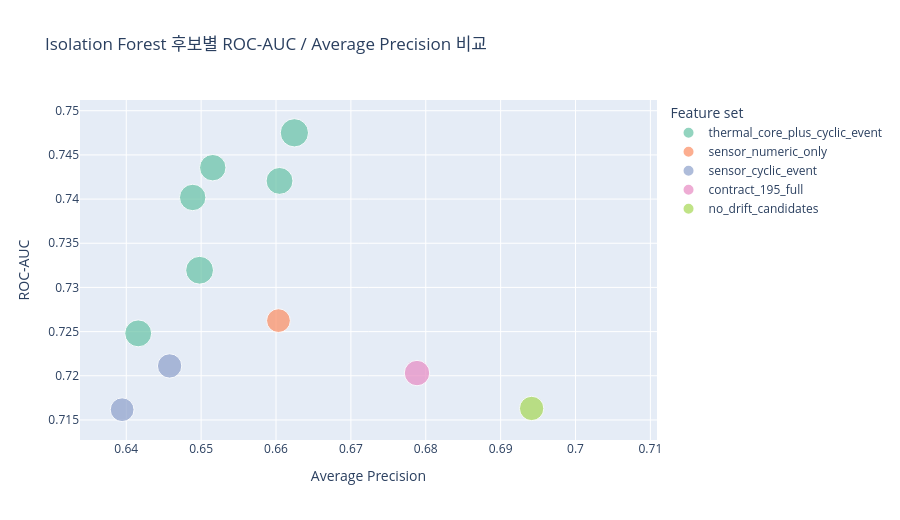
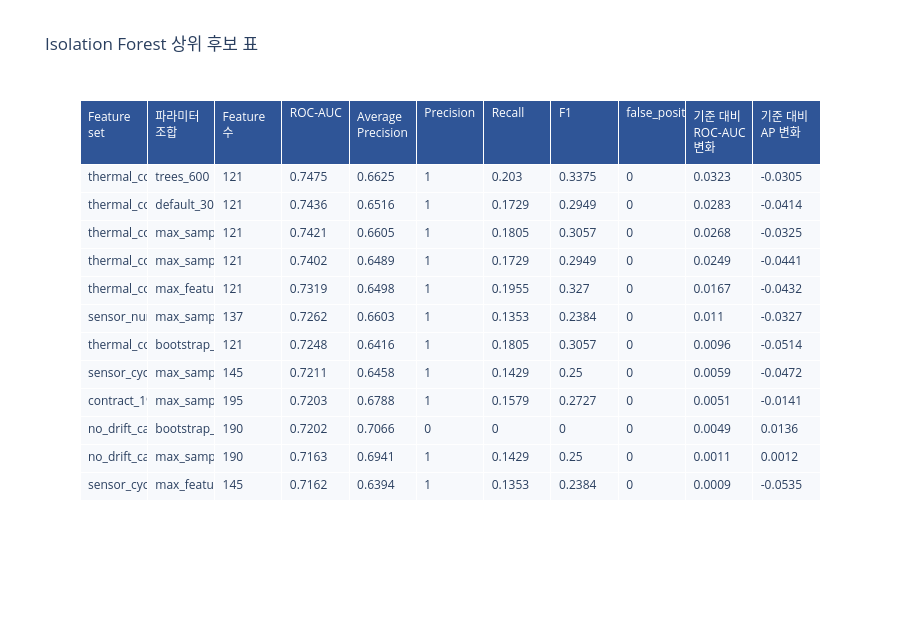

Notebook source saved alongside these figures, in order:
### Markdown cell above
## 2. Isolation Forest 자체 실험

먼저 IF 자체 score 품질을 확인했다. 여기서는 195개 feature contract를 바꾸지 않고, 모델 실험 layer에서만 feature subset을 다르게 사용했다.

비교 기준은 threshold label보다 score ranking 지표인 `ROC-AUC`와 `Average Precision`을 우선 본다.

### Code cell
iforest = read_csv("iforest_feature_hyperparam_summary.csv")
if not iforest.empty:
    top_if = iforest.sort_values(["roc_auc", "average_precision"], ascending=False).head(12)
    fig = px.scatter(
        top_if,
        x="average_precision",
        y="roc_auc",
        color="feature_set",
        size="f1",
        hover_name="param_set",
        title="Isolation Forest 후보별 ROC-AUC / Average Precision 비교",
        labels={"average_precision": "Average Precision", "roc_auc": "ROC-AUC", "feature_set": "Feature set", "f1": "F1"},
        color_discrete_sequence=COLOR_SEQ,
    )
    fig.update_layout(height=520)
    fig.show()
    show_table(
        top_if,
        "Isolation Forest 상위 후보 표",
        columns=["feature_set", "param_set", "feature_count", "roc_auc", "average_precision", "precision", "recall", "f1", "false_positive_rate", "delta_roc_auc_vs_baseline", "delta_ap_vs_baseline"],
        height=620,
    )

### Figure 1 — Plotly figure (JSON) as saved in the notebook; plotly's stock layout.template omitted (floating-point values rounded to 4 significant figures)
{"data": [{"hovertemplate": "<b>%{hovertext}</b><br><br>Feature set=thermal_core_plus_cyclic_event<br>Average Precision=%{x}<br>ROC-AUC=%{y}<br>F1=%{marker.size}<extra></extra>", "hovertext": ["trees_600", "default_300_auto", "max_samples_512", "max_samples_256", "max_features_075", "bootstrap_true"], "legendgroup": "thermal_core_plus_cyclic_event", "marker": {"color": "rgb(102,194,165)", "size": [0.3375, 0.2949, 0.3057, 0.2949, 0.327, 0.3057], "sizemode": "area", "sizeref": 0.0008438, "symbol": "circle"}, "mode": "markers", "name": "thermal_core_plus_cyclic_event", "orientation": "v", "showlegend": true, "type": "scatter", "x": [0.6625, 0.6516, 0.6605, 0.6489, 0.6498, 0.6416], "xaxis": "x", "y": [0.7475, 0.7436, 0.7421, 0.7402, 0.7319, 0.7248], "yaxis": "y"}, {"hovertemplate": "<b>%{hovertext}</b><br><br>Feature set=sensor_numeric_only<br>Average Precision=%{x}<br>ROC-AUC=%{y}<br>F1=%{marker.size}<extra></extra>", "hovertext": ["max_samples_256"], "legendgroup": "sensor_numeric_only", "marker": {"color": "rgb(252,141,98)", "size": [0.2384], "sizemode": "area", "sizeref": 0.0008438, "symbol": "circle"}, "mode": "markers", "name": "sensor_numeric_only", "orientation": "v", "showlegend": true, "type": "scatter", "x": [0.6603], "xaxis": "x", "y": [0.7262], "yaxis": "y"}, {"hovertemplate": "<b>%{hovertext}</b><br><br>Feature set=sensor_cyclic_event<br>Average Precision=%{x}<br>ROC-AUC=%{y}<br>F1=%{marker.size}<extra></extra>", "hovertext": ["max_samples_512", "max_features_075"], "legendgroup": "sensor_cyclic_event", "marker": {"color": "rgb(141,160,203)", "size": [0.25, 0.2384], "sizemode": "area", "sizeref": 0.0008438, "symbol": "circle"}, "mode": "markers", "name": "sensor_cyclic_event", "orientation": "v", "showlegend": true, "type": "scatter", "x": [0.6458, 0.6394], "xaxis": "x", "y": [0.7211, 0.7162], "yaxis": "y"}, {"hovertemplate": "<b>%{hovertext}</b><br><br>Feature set=contract_195_full<br>Average Precision=%{x}<br>ROC-AUC=%{y}<br>F1=%{marker.size}<extra></extra>", "hovertext": ["max_samples_512"], "legendgroup": "contract_195_full", "marker": {"color": "rgb(231,138,195)", "size": [0.2727], "sizemode": "area", "sizeref": 0.0008438, "symbol": "circle"}, "mode": "markers", "name": "contract_195_full", "orientation": "v", "showlegend": true, "type": "scatter", "x": [0.6788], "xaxis": "x", "y": [0.7203], "yaxis": "y"}, {"hovertemplate": "<b>%{hovertext}</b><br><br>Feature set=no_drift_candidates<br>Average Precision=%{x}<br>ROC-AUC=%{y}<br>F1=%{marker.size}<extra></extra>", "hovertext": ["bootstrap_true", "max_samples_512"], "legendgroup": "no_drift_candidates", "marker": {"color": "rgb(166,216,84)", "size": [0.0, 0.25], "sizemode": "area", "sizeref": 0.0008438, "symbol": "circle"}, "mode": "markers", "name": "no_drift_candidates", "orientation": "v", "showlegend": true, "type": "scatter", "x": [0.7066, 0.6941], "xaxis": "x", "y": [0.7202, 0.7163], "yaxis": "y"}], "layout": {"height": 520, "legend": {"itemsizing": "constant", "title": {"text": "Feature set"}, "tracegroupgap": 0}, "title": {"text": "Isolation Forest 후보별 ROC-AUC / Average Precision 비교"}, "xaxis": {"anchor": "y", "domain": [0.0, 1.0], "title": {"text": "Average Precision"}}, "yaxis": {"anchor": "x", "domain": [0.0, 1.0], "title": {"text": "ROC-AUC"}}}}

### Figure 2 — Plotly figure (JSON) as saved in the notebook; plotly's stock layout.template omitted (floating-point values rounded to 4 significant figures; data arrays with more than 128 entries replaced by an {"elided": "..."} marker saying what was removed)
{"data": [{"cells": {"align": "left", "fill": {"color": "#F7F9FC"}, "height": 28, "values": {"elided": "11x12 mixed values"}}, "header": {"align": "left", "fill": {"color": "#2F5597"}, "font": {"color": "white", "size": 12}, "height": 30, "values": ["Feature set", "파라미터 조합", "Feature 수", "ROC-AUC", "Average Precision", "Precision", "Recall", "F1", "false_positive_rate", "기준 대비 ROC-AUC 변화", "기준 대비 AP 변화"]}, "type": "table"}], "layout": {"height": 620, "title": {"text": "Isolation Forest 상위 후보 표"}}}
